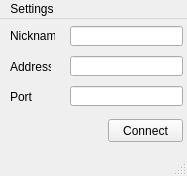
<?xml version="1.0" encoding="UTF-8"?>
<ui version="4.0">
 <class>MainWindow</class>
 <widget class="QMainWindow" name="MainWindow">
  <property name="geometry">
   <rect>
    <x>0</x>
    <y>0</y>
    <width>187</width>
    <height>176</height>
   </rect>
  </property>
  <property name="maximumSize">
   <size>
    <width>188</width>
    <height>181</height>
   </size>
  </property>
  <property name="windowTitle">
   <string>Chat Client</string>
  </property>
  <widget class="QWidget" name="centralWidget">
   <widget class="QPushButton" name="pushButton">
    <property name="geometry">
     <rect>
      <x>108</x>
      <y>100</y>
      <width>75</width>
      <height>23</height>
     </rect>
    </property>
    <property name="text">
     <string>Connect</string>
    </property>
   </widget>
   <widget class="QLineEdit" name="lineEdit">
    <property name="geometry">
     <rect>
      <x>70</x>
      <y>37</y>
      <width>113</width>
      <height>20</height>
     </rect>
    </property>
   </widget>
   <widget class="QLineEdit" name="lineEdit_2">
    <property name="geometry">
     <rect>
      <x>70</x>
      <y>67</y>
      <width>113</width>
      <height>20</height>
     </rect>
    </property>
   </widget>
   <widget class="QLabel" name="label">
    <property name="geometry">
     <rect>
      <x>10</x>
      <y>70</y>
      <width>31</width>
      <height>16</height>
     </rect>
    </property>
    <property name="text">
     <string>Port</string>
    </property>
   </widget>
   <widget class="QLabel" name="label_2">
    <property name="geometry">
     <rect>
      <x>10</x>
      <y>40</y>
      <width>41</width>
      <height>16</height>
     </rect>
    </property>
    <property name="text">
     <string>Address</string>
    </property>
   </widget>
   <widget class="QLineEdit" name="lineEdit_3">
    <property name="geometry">
     <rect>
      <x>70</x>
      <y>7</y>
      <width>113</width>
      <height>20</height>
     </rect>
    </property>
   </widget>
   <widget class="QLabel" name="label_3">
    <property name="geometry">
     <rect>
      <x>10</x>
      <y>10</y>
      <width>45</width>
      <height>13</height>
     </rect>
    </property>
    <property name="text">
     <string>Nickname</string>
    </property>
   </widget>
  </widget>
  <widget class="QMenuBar" name="menuBar">
   <property name="geometry">
    <rect>
     <x>0</x>
     <y>0</y>
     <width>187</width>
     <height>21</height>
    </rect>
   </property>
   <widget class="QMenu" name="menuSettings">
    <property name="title">
     <string>Settings</string>
    </property>
    <addaction name="actionSave"/>
    <addaction name="actionLoad"/>
   </widget>
   <addaction name="menuSettings"/>
  </widget>
  <widget class="QStatusBar" name="statusBar"/>
  <action name="actionSave">
   <property name="text">
    <string>Save</string>
   </property>
   <property name="iconVisibleInMenu">
    <bool>true</bool>
   </property>
  </action>
  <action name="actionLoad">
   <property name="text">
    <string>Load</string>
   </property>
  </action>
 </widget>
 <layoutdefault spacing="6" margin="11"/>
 <resources/>
 <connections/>
</ui>
